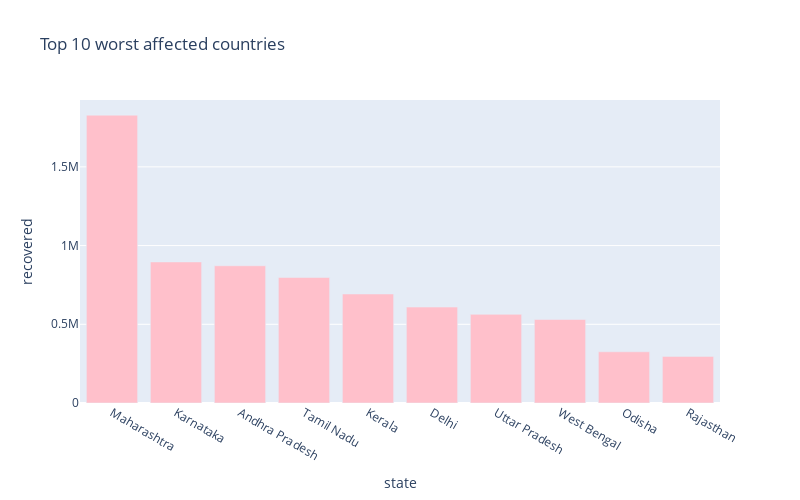

This figure's notebook cell:
### Code cell
px.bar(
    sorted_India_df.head(10),
    x = "state",
    y = "recovered",
    title= "Top 10 worst affected countries", # the axis names
    color_discrete_sequence=["pink"], 
    height=500,
    width=800
)

### Figure 1 — Plotly figure (JSON) as saved in the notebook; plotly's stock layout.template omitted (floating-point values rounded to 4 significant figures)
{"data": [{"alignmentgroup": "True", "hovertemplate": "state=%{x}<br>recovered=%{y}<extra></extra>", "legendgroup": "", "marker": {"color": "pink"}, "name": "", "offsetgroup": "", "orientation": "v", "showlegend": false, "textposition": "auto", "type": "bar", "x": ["Maharashtra", "Karnataka", "Andhra Pradesh", "Tamil Nadu", "Kerala", "Delhi", "Uttar Pradesh", "West Bengal", "Odisha", "Rajasthan"], "xaxis": "x", "y": [1828546, 896116, 871916, 797391, 692480, 609322, 563278, 530366, 325432, 295987], "yaxis": "y"}], "layout": {"barmode": "relative", "height": 500, "legend": {"tracegroupgap": 0}, "title": {"text": "Top 10 worst affected countries"}, "width": 800, "xaxis": {"anchor": "y", "domain": [0, 1], "title": {"text": "state"}}, "yaxis": {"anchor": "x", "domain": [0, 1], "title": {"text": "recovered"}}}}
